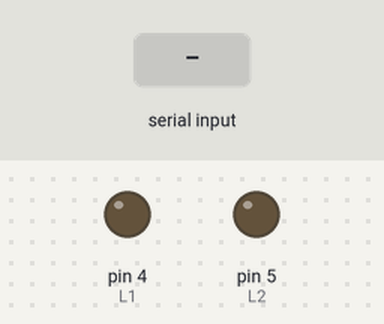
Recording of a sketch running on a simulated Arduino Uno, built with avr-gcc and run on an emulated ATmega328P. Shown: output pins drawn as LEDs (lit = HIGH). Inputs (shaded band) come from the test bench. Pins used as bus, display or sensor lines are not drawn.

Above: at 1.2 s.
1.3 s: "B" received over the second serial link
At 1.8 s:
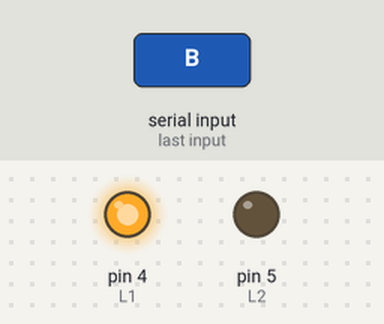
2.8 s: "F" received over the second serial link
At 4.0 s:
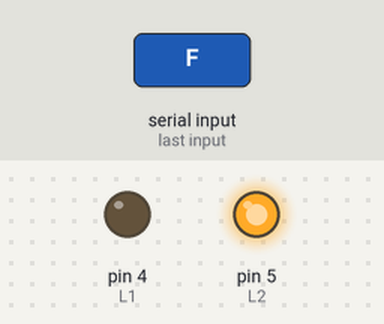
4.3 s: "S" received over the second serial link
At 5.3 s:
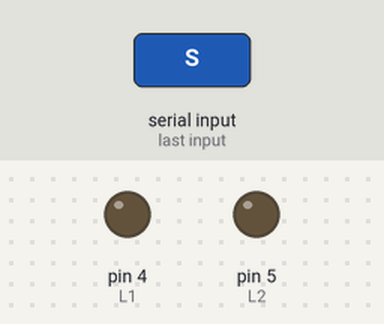
5.8 s: "L" received over the second serial link
At 6.4 s:
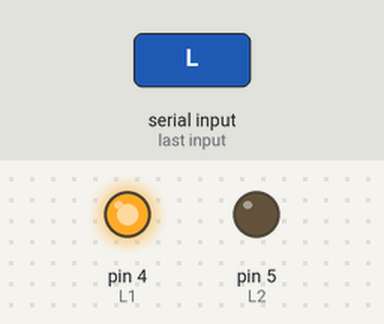
Timing chart, 0 to 8.3 s (numbered marks = the images above; inputs shaded):
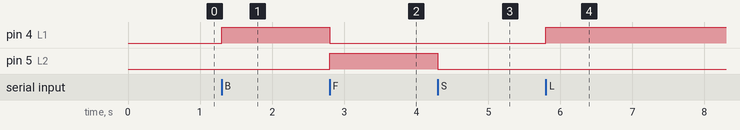

Measured:
- after the input at 1.3 s, pin 4 (L1): LOW → HIGH at once
- after the input at 2.8 s, pin 4 (L1): HIGH → LOW at once; pin 5 (L2): LOW → HIGH at once
- after the input at 4.3 s, pin 5 (L2): HIGH → LOW at once
- after the input at 5.8 s, pin 4 (L1): LOW → HIGH at once

The sketch:

car.ino
```cpp
#include <SoftwareSerial.h>// import the serial library

// seting up the input pins of the motors
// right motor
int R1 = 1;
int R2 = 2;
// left motor
int L1 = 4;
int L2 = 5;

// set up the bluetooth
// RX pn of the bluetooth has to be connected to the 10 pin
// on arduino, and TX to 11
SoftwareSerial Genotronex(10, 11); // RX, TX
int BluetoothData; // the data given from Computer

void go(int s1R,int s2R,int s3L,int s4L) {
  // the go function gets four arguments where
  // sR1 controls first input from the right motor
  // sR2 controls second input from the right motor
  // and analogicaly for the left motor.

  // so (sR1, sR2) = (0,1) moves right wheels forward
  // so (sR1, sR2) = (1,0) moves right wheels backward
  // so (sL1, sL2) = (0,1) moves left wheels forward
  // so (sL1, sL2) = (1,0) moves left wheels backward

  // right forward and left backward makes the car turn left
  // right backward and left forward makes the car turn right

  digitalWrite(R1,s1R);
  digitalWrite(R2,s2R);
  digitalWrite(L1,s3L);
  digitalWrite(L2,s4L);
}

void left(){
  go(0,1,1,0);
}

void right(){
 go(1,0,0,1);
}

void fd(){
 go(0,1,0,1);
}

void bk(){
  go(1,0,1,0);
}

void arret(){
 go(0,0,0,0);
}

void fd_left(){
  go(0,1,0,0);
}

void fd_right(){
 go(0,0,0,1);
}

void bk_left(){
  go(0,0,1,0);
}

void bk_right(){
 go(1,0,0,0);
}

void setup() {
  // put your setup code here, to run once:

    // setup pins for the car motors
    pinMode(R1, OUTPUT);
    pinMode(R2, OUTPUT);
    pinMode(L1, OUTPUT);
    pinMode(L2, OUTPUT);

    // setup the bluetooth
  Genotronex.begin(9600);
  Genotronex.println("S to stop; B to go back; F to go forward; L to go left; R to go right");

}

void loop() {

  if (Genotronex.available())
  {
  BluetoothData=Genotronex.read();
  // stop the car
  if (BluetoothData=='S'){
    arret(); // stop
  }
  // go back
  if (BluetoothData=='B'){
   bk(); // back
  }
  // go forward
  if (BluetoothData=='F'){
    fd(); // forward
  }
  // go left
  if (BluetoothData=='L'){
    left();
  }
  // go right
  if (BluetoothData=='R'){
    right();
  }
  // go forward left
  if (BluetoothData == 'G'){
     fd_left();
  }
  // go forward right
  if (BluetoothData == 'I'){
    fd_right();
  }
  // go backward left
  if (BluetoothData == 'H'){
     bk_left();
  }
  // go backward right
  if (BluetoothData == 'j'){
    bk_right();
  }
 }
   //delay(100);
}

//  // go backward
//  digitalWrite(R1,HIGH);
//  digitalWrite(R2,LOW);
//
//  delay(5000);
//
//  // stop
//  digitalWrite(R1,LOW);
//  digitalWrite(R2,LOW);
//
//  delay(1000);
//
//  // go forward
//  digitalWrite(R1,LOW);
//  digitalWrite(R2,HIGH);
//
//  delay(2000);
//
//  // stop
//  digitalWrite(R1,HIGH);
//  digitalWrite(R2,HIGH);
//
//  delay(10000);
```
